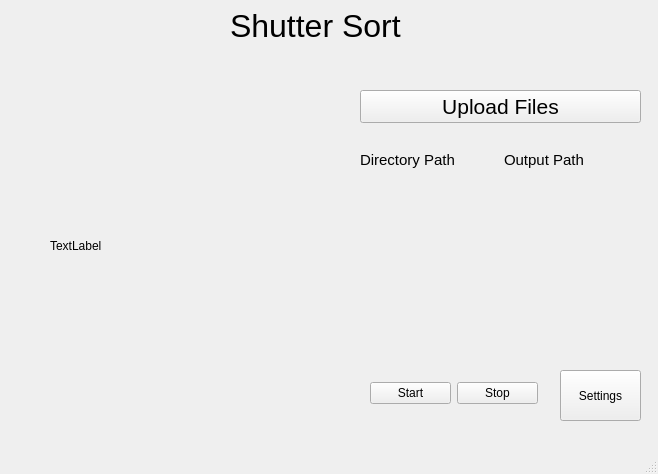
<?xml version="1.0" encoding="UTF-8"?>
<ui version="4.0">
 <class>MainWindow</class>
 <widget class="QMainWindow" name="MainWindow">
  <property name="geometry">
   <rect>
    <x>0</x>
    <y>0</y>
    <width>658</width>
    <height>474</height>
   </rect>
  </property>
  <property name="windowTitle">
   <string>MainWindow</string>
  </property>
  <widget class="QWidget" name="centralwidget">
   <widget class="QLabel" name="SSHeader">
    <property name="geometry">
     <rect>
      <x>230</x>
      <y>0</y>
      <width>171</width>
      <height>51</height>
     </rect>
    </property>
    <property name="font">
     <font>
      <pointsize>24</pointsize>
     </font>
    </property>
    <property name="text">
     <string>Shutter Sort</string>
    </property>
   </widget>
   <widget class="QPushButton" name="btn_settings">
    <property name="geometry">
     <rect>
      <x>560</x>
      <y>370</y>
      <width>81</width>
      <height>51</height>
     </rect>
    </property>
    <property name="text">
     <string>Settings</string>
    </property>
   </widget>
   <widget class="QWidget" name="layoutWidget">
    <property name="geometry">
     <rect>
      <x>370</x>
      <y>380</y>
      <width>168</width>
      <height>26</height>
     </rect>
    </property>
    <layout class="QHBoxLayout" name="StopStartLayout">
     <item>
      <widget class="QPushButton" name="btn_start">
       <property name="text">
        <string>Start</string>
       </property>
      </widget>
     </item>
     <item>
      <widget class="QPushButton" name="btn_stop">
       <property name="text">
        <string>Stop</string>
       </property>
      </widget>
     </item>
    </layout>
   </widget>
   <widget class="QWidget" name="layoutWidget">
    <property name="geometry">
     <rect>
      <x>360</x>
      <y>90</y>
      <width>281</width>
      <height>101</height>
     </rect>
    </property>
    <layout class="QVBoxLayout" name="verticalLayout">
     <item>
      <widget class="QPushButton" name="btn_upload">
       <property name="font">
        <font>
         <pointsize>16</pointsize>
        </font>
       </property>
       <property name="text">
        <string>Upload Files</string>
       </property>
      </widget>
     </item>
     <item>
      <layout class="QHBoxLayout" name="FileLayout">
       <item>
        <widget class="QLabel" name="DirectoryPathLabel">
         <property name="font">
          <font>
           <pointsize>11</pointsize>
          </font>
         </property>
         <property name="text">
          <string>Directory Path</string>
         </property>
        </widget>
       </item>
       <item>
        <widget class="QLabel" name="OutputPathLabel">
         <property name="font">
          <font>
           <pointsize>11</pointsize>
          </font>
         </property>
         <property name="text">
          <string>Output Path</string>
         </property>
        </widget>
       </item>
      </layout>
     </item>
    </layout>
   </widget>
   <widget class="QLabel" name="label_test">
    <property name="geometry">
     <rect>
      <x>50</x>
      <y>210</y>
      <width>231</width>
      <height>71</height>
     </rect>
    </property>
    <property name="text">
     <string>TextLabel</string>
    </property>
   </widget>
  </widget>
  <widget class="QMenuBar" name="menubar">
   <property name="geometry">
    <rect>
     <x>0</x>
     <y>0</y>
     <width>658</width>
     <height>21</height>
    </rect>
   </property>
  </widget>
  <widget class="QStatusBar" name="statusbar"/>
 </widget>
 <resources/>
 <connections/>
</ui>
